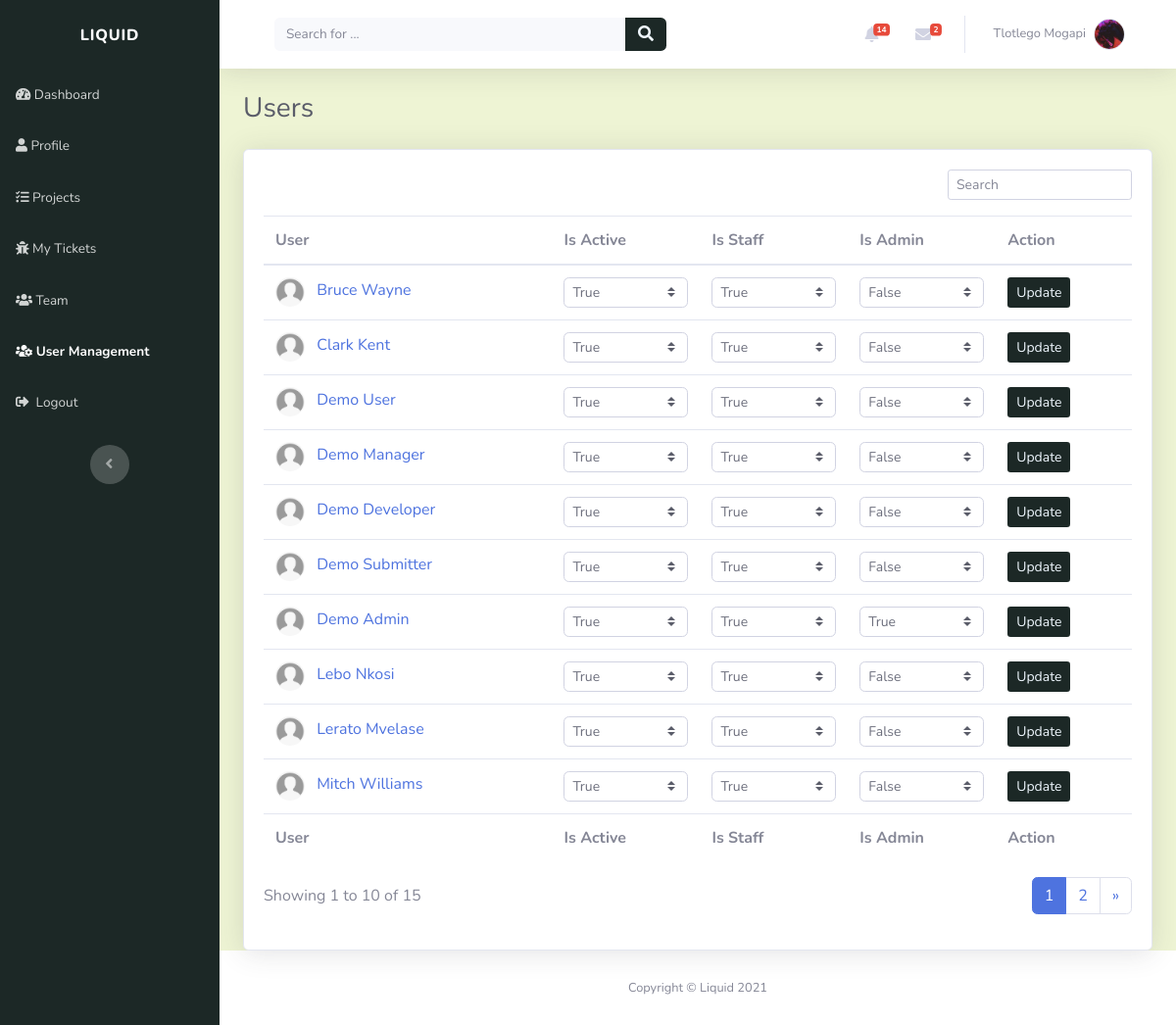
Page /teams/management/ (signed in) on the committed database.
### account/models.py (models this page shows, shortened)
class Profile(models.Model):
    user = models.OneToOneField(settings.AUTH_USER_MODEL, on_delete=models.CASCADE, unique=True)
    profile_picture = models.ImageField(default='profile_images/default.jpg', upload_to='profile_images', blank=True)
    website = models.URLField(blank=True)
    first_name = models.CharField(max_length=30, blank=True)
    last_name = models.CharField(max_length=30, blank=True)
    address = models.CharField(max_length=50, blank=True)
    city = models.CharField(max_length=50, blank=True)
    country = models.CharField(max_length=50, blank=True)
    slug = models.SlugField(unique=True, blank=True)

### teams/views.py (the view)
# urls.py: path('management/', views.user_management_view, name="user_management"),
@login_required(login_url='login_page')
def user_management_view(request):
    if not request.user.is_admin:
        raise PermissionDenied
    context = {}
    users = Profile.objects.all().order_by('first_name')
    page = request.GET.get('page', 1)
    users_paginator = Paginator(users, USERS_PER_PAGE)
    try:
        users = users_paginator.page(page)
    except PageNotAnInteger:
        users = users_paginator.page(USERS_PER_PAGE)
    except EmptyPage:
        users = users_paginator.page(users_paginator.num_pages)
    context['users'] = users
    UserFormSet = formset_factory(UserForm, extra=users.paginator.count)
    formset = UserFormSet()
    context['formset'] = formset
    for user, form in zip(users, formset):
        form.initial = {'is_active': user.user.is_active, 'is_staff': user.user.is_staff, 'is_admin': user.user.is_admin}
    context['user_forms'] = zip(users, formset)
    return render(request, "teams/user_management.html", context)

### teams/forms.py
class UserForm(forms.Form):
    is_active = forms.ChoiceField(choices=CHOICES, widget=forms.Select(attrs={'class': select_styling}))
    is_staff = forms.ChoiceField(choices=CHOICES, widget=forms.Select(attrs={'class': select_styling}))
    is_admin = forms.ChoiceField(choices=CHOICES, widget=forms.Select(attrs={'class': select_styling}))

### index/custom_processors.py (called while the page is built)
def profile_processor(request):
    if request.user.is_authenticated:
        user = request.user
        user_profile = get_object_or_404(Profile, user=user)
        user_messages = DirectMessage.objects.filter(receiver=user_profile).filter(status='UNREAD').order_by('-created_on')[:5]
        user_alerts = Alert.objects.filter(user=user_profile).filter(status='UNREAD').order_by('-created_on')[:5]
        return {'profile': user_profile, 'direct_messages': user_messages, 'alerts': user_alerts}
    else:
        return{}

### teams/templates/teams/user_management.html (shortened to what this page needs)
{% extends "index/header.html" %}
{% block content %}
<div class="d-sm-flex justify-content-between align-items-center mb-4">
	<h3 class="text-dark mb-0">Users</h3>
</div>
<div class="card shadow">
	<div class="card-body">
		<div class="row">
			<div class="col-md-12">
				<div class="text-md-right dataTables_filter" id="dataTable_filter">
					<label><input type="search" class="form-control form-control-sm" aria-controls="dataTable"
							placeholder="Search" /></label>
				</div>
			</div>
		</div>
		<div class="table-responsive table mt-2" id="dataTable" role="grid" aria-describedby="dataTable_info">
			<table class="table my-0" id="dataTable" aria-describedby="team">
				<thead>
					{% include 'teams/snippets/user_management_table_header.html'%}
				</thead>
				<tbody>
					{% for profile, form in user_forms %} {%include 'teams/snippets/user.html' %} {% endfor %}
				</tbody>
				<tfoot>
					{% include 'teams/snippets/user_management_table_header.html'%}
				</tfoot>
			</table>
		</div>
		{% include 'teams/snippets/pagination.html' %}
	</div>
</div>
{% endblock %}

### index/templates/index/snippets/navbar.html (shortened to what this page needs)
<nav
	class="navbar navbar-light navbar-expand bg-white shadow mb-4 topbar static-top"
	style="background: rgb(238, 244, 212)"
>
	<div class="container-fluid">
		<div class="container-fluid">
			<form
				method="GET"
				action="{% url 'index_page' %}"
				target="_self"
				class="form-inline d-none d-sm-inline-block mr-auto ml-md-3 my-2 my-md-0 mw-100 navbar-search"
			>
				<div class="input-group">
					<input
						class="bg-light form-control border-0 small"
						type="search"
						placeholder="Search for ..."
						value="{{query}}"
						name="q"
						required
					/>
					<div class="input-group-append">
						<button class="btn py-0" type="submit" style="background: rgb(28, 40, 38); color: aliceblue;">
							<em class="fas fa-search"></em>
						</button>
					</div>
				</div>
			</form>
			<ul class="nav navbar-nav flex-nowrap ml-auto">
				<li class="nav-item dropdown no-arrow mx-1">
					<div class="nav-item dropdown no-arrow">
						<a class="dropdown-toggle nav-link" data-toggle="dropdown" aria-expanded="false" href="#"
							>{% if alerts %}<span class="badge badge-danger badge-counter"
								>{{profile.alert_set.all.count}}</span
							>
							{%endif%}<em class="fas fa-bell fa-fw"></em
						></a>
					</div>
				</li>
				<li class="nav-item dropdown no-arrow mx-1">
					<div class="nav-item dropdown no-arrow">
						<a class="dropdown-toggle nav-link" data-toggle="dropdown" aria-expanded="false" href="#"
							><em class="fas fa-envelope fa-fw"></em>{% if direct_messages %}<span
								class="badge badge-danger badge-counter"
								>{{profile.direct_messages.all.count}}</span
							>{%endif%}</a
						>
					</div>
				</li>
				<li class="nav-item dropdown no-arrow">
					<div class="nav-item dropdown no-arrow">
						<a class="dropdown-toggle nav-link" data-toggle="dropdown" aria-expanded="false" href="#"
							><span class="d-none d-lg-inline mr-2 text-gray-600 small">
								{% if profile.first_name and profile.last_name %} {{profile.first_name}}
								{{profile.last_name}} {% else %} {{user}} {%endif%}
							</span>
							<img
								class="border rounded-circle img-profile"
								src="{{profile.profile_picture.url}}"
								alt="user image"
							/>
						</a>
					</div>
				</li>
			</ul>
		</div>
	</div>
</nav>

### teams/templates/teams/snippets/user.html (shortened to what this page needs)
<form method="POST" action="{% url 'update_user' profile.slug %}">{% csrf_token %}
	<tr>
		<td>
			<a href="{% url 'view_profile' profile.slug %}">
				<img class="rounded-circle mr-2" width="30" height="30"
					src="{{profile.profile_picture.url}}"
					alt="user image" />
				{{profile.first_name}} {{profile.last_name}}
			</a>
		</td>
		<td>{{form.is_active}}</td>
		<td>{{form.is_staff}}</td>
		<td>{{form.is_admin}}</td>
		<td>
			<button class="btn btn-sm" type="submit" style="background: rgb(28, 40, 38); color: aliceblue;">Update</button>
		</td>
	</tr>
</form>

### rows in the picture
Profile: alert_set.all.count "14", direct_messages.all.count "2", first_name "Tlotlego", last_name "Mogapi", profile_picture (picture)
Profile: profile_picture (placeholder picture), first_name "Bruce", last_name "Wayne"
Profile: profile_picture (placeholder picture), first_name "Clark", last_name "Kent"
Profile: profile_picture (placeholder picture), first_name "Demo", last_name "User"
Profile: profile_picture (placeholder picture), first_name "Demo", last_name "Manager"
Profile: profile_picture (placeholder picture), first_name "Demo", last_name "Developer"
Profile: profile_picture (placeholder picture), first_name "Demo", last_name "Submitter"
Profile: profile_picture (placeholder picture), first_name "Demo", last_name "Admin"
Profile: profile_picture (placeholder picture), first_name "Lebo", last_name "Nkosi"
Profile: profile_picture (placeholder picture), first_name "Lerato", last_name "Mvelase"
Profile: profile_picture (placeholder picture), first_name "Mitch", last_name "Williams"

### other values in the picture
{{ users.start_index }} "1"
{{ users.end_index }} "10"
{{ users.paginator.count }} "15"
{{ i }} "1"
{{ i }} "2"
